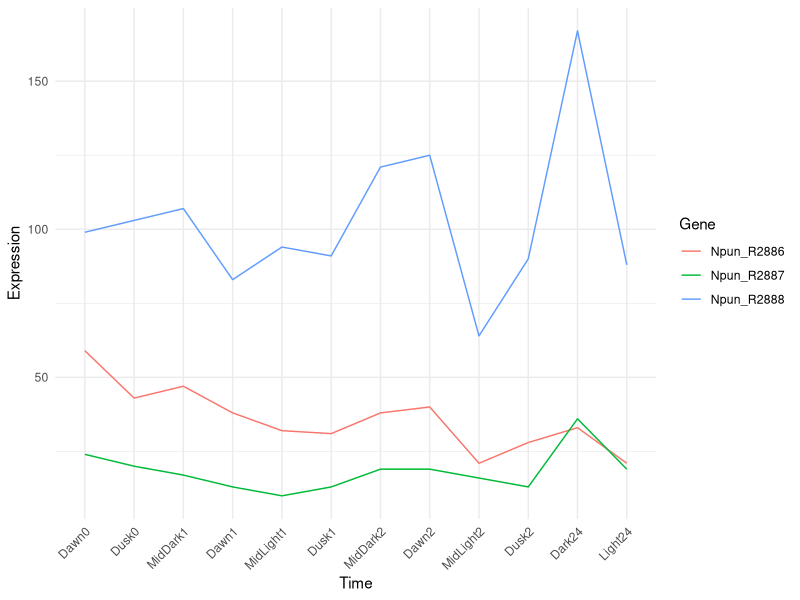
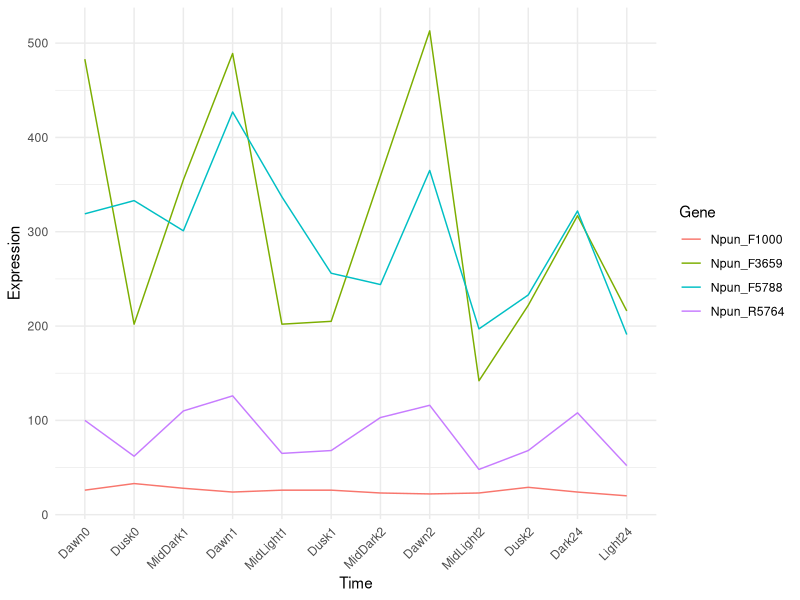
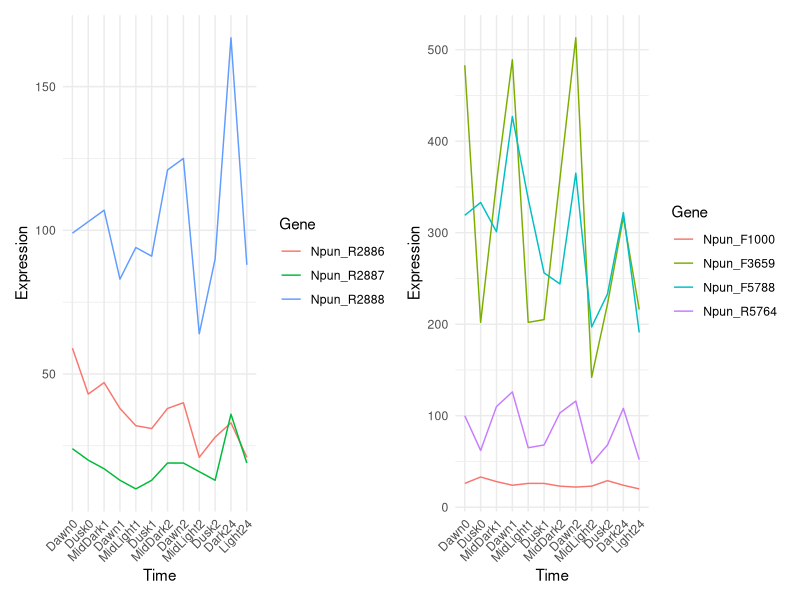

Write the R code that produced these figures, in order.
### Purpose: pull the core circadian genes + direct input and output genes' exp
#     then plot them in a simplified line graph

# Load the libraries
library(tidyverse)
library(dplyr)
library(tibble)
library(ggplot2)
library(magrittr)
library(patchwork)

# Load data
norm_cts <- read_csv("DataInputs/sansTRNA.csv", col_names = TRUE) %>%
  select(c( Locus, Product, KEGG1, KEGG2, KEGG3,
            Dawn0, Dusk0, 
            MidDark1, Dawn1, MidLight1, Dusk1, 
            MidDark2, Dawn2, MidLight2, Dusk2,
            Dark24, Light24))

# Specify the timepoints
timepoints <- c("Dawn0", "Dusk0",
                "MidDark1", "Dawn1", "MidLight1", "Dusk1", 
                "MidDark2", "Dawn2", "MidLight2", "Dusk2",
                "Dark24", "Light24")

# Create an expression matrix
exp_mat <- norm_cts %>% 
  select(c(Dawn0, Dusk0, 
           MidDark1, Dawn1, MidLight1, Dusk1, 
           MidDark2, Dawn2, MidLight2, Dusk2,
           Dark24, Light24)) %>% 
  as.matrix()
rownames(exp_mat) <- paste(norm_cts$Locus)

# Subset expression matrix for circadian genes of interest
Kai <- c("Npun_R2888", # kaiA
         "Npun_R2887", # kaiB
         "Npun_R2886" # kaiC
         )

rest <- c("Npun_F1000", # cikA
         "Npun_R5764", # sasA
         "Npun_F3659", # rpaA
         "Npun_F5788" # rpaB
         )

# Subset the exp matrix for Kai genes of interest
Kai_exp_matrix <- exp_mat[Kai, , drop = FALSE]

# Subset the exp matrix for the remaining genes of interest
rest_exp_matrix <- exp_mat[rest, , drop = FALSE]

# Create data frames for plotting
Kai_data <- as.data.frame(Kai_exp_matrix) %>%
  rownames_to_column(var = "Gene") %>%
  pivot_longer(cols = -Gene, names_to = "Time", values_to = "Expression")

rest_data <- as.data.frame(rest_exp_matrix) %>%
  rownames_to_column(var = "Gene") %>%
  pivot_longer(cols = -Gene, names_to = "Time", values_to = "Expression")

# Define the desired order of timepoints
time_order <- c("Dawn0", "Dusk0",
                "MidDark1", "Dawn1", "MidLight1", "Dusk1",
                "MidDark2", "Dawn2", "MidLight2", "Dusk2",
                "Dark24", "Light24")

# Convert the Time variable to a factor with the desired order
Kai_data$Time <- factor(Kai_data$Time, levels = time_order)
rest_data$Time <- factor(rest_data$Time, levels = time_order)

# Plot the scaled expression data with the updated x-axis order
p1 <- ggplot(Kai_data, aes(x = Time, y = Expression, color = Gene, group = Gene)) +
  geom_line() +
  xlab("Time") +
  ylab("Expression") +
  theme_minimal() +
  theme(legend.position = "right",
        axis.text.x = element_text(angle = 45, hjust = 1))
p1

p2 <- ggplot(rest_data, aes(x = Time, y = Expression, color = Gene, group = Gene)) +
  geom_line() +
  xlab("Time") +
  ylab("Expression") +
  theme_minimal() +
  theme(legend.position = "right",
        axis.text.x = element_text(angle = 45, hjust = 1))
p2

p3 <- p1 + p2
p3